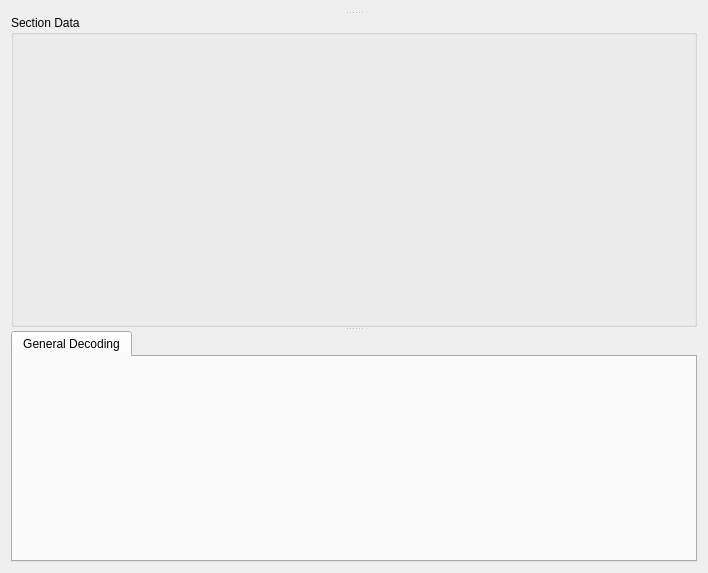
<?xml version="1.0" encoding="UTF-8"?>
<ui version="4.0">
 <class>RWBSWidget</class>
 <widget class="QWidget" name="RWBSWidget">
  <property name="geometry">
   <rect>
    <x>0</x>
    <y>0</y>
    <width>708</width>
    <height>573</height>
   </rect>
  </property>
  <property name="windowTitle">
   <string notr="true"/>
  </property>
  <layout class="QVBoxLayout" name="verticalLayout_3">
   <item>
    <widget class="QSplitter" name="mainSplitter">
     <property name="orientation">
      <enum>Qt::Vertical</enum>
     </property>
     <widget class="QSplitter" name="treeEditorSplitter">
      <property name="orientation">
       <enum>Qt::Vertical</enum>
      </property>
      <widget class="QWidget" name="sectionTreeContainerWidget" native="true">
       <layout class="QVBoxLayout" name="verticalLayout"/>
      </widget>
      <widget class="QGroupBox" name="groupBox">
       <property name="sizePolicy">
        <sizepolicy hsizetype="Expanding" vsizetype="Expanding">
         <horstretch>0</horstretch>
         <verstretch>2</verstretch>
        </sizepolicy>
       </property>
       <property name="title">
        <string>Section Data</string>
       </property>
       <layout class="QVBoxLayout" name="verticalLayout_2">
        <item>
         <widget class="HexEditor" name="editor" native="true">
          <property name="sizePolicy">
           <sizepolicy hsizetype="Expanding" vsizetype="Expanding">
            <horstretch>2</horstretch>
            <verstretch>1</verstretch>
           </sizepolicy>
          </property>
         </widget>
        </item>
       </layout>
      </widget>
     </widget>
     <widget class="QTabWidget" name="decodingTabber">
      <property name="currentIndex">
       <number>0</number>
      </property>
      <property name="documentMode">
       <bool>false</bool>
      </property>
      <property name="tabsClosable">
       <bool>false</bool>
      </property>
      <widget class="QWidget" name="tab">
       <attribute name="title">
        <string>General Decoding</string>
       </attribute>
       <layout class="QVBoxLayout" name="verticalLayout_4">
        <property name="margin">
         <number>0</number>
        </property>
        <item>
         <widget class="HexEditorDecoder" name="decoder" native="true"/>
        </item>
       </layout>
      </widget>
     </widget>
    </widget>
   </item>
  </layout>
 </widget>
 <customwidgets>
  <customwidget>
   <class>HexEditor</class>
   <extends>QWidget</extends>
   <header location="global">HexEditor.h</header>
   <container>1</container>
  </customwidget>
  <customwidget>
   <class>HexEditorDecoder</class>
   <extends>QWidget</extends>
   <header location="global">HexEditorDecoder.h</header>
   <container>1</container>
  </customwidget>
 </customwidgets>
 <resources/>
 <connections/>
</ui>
